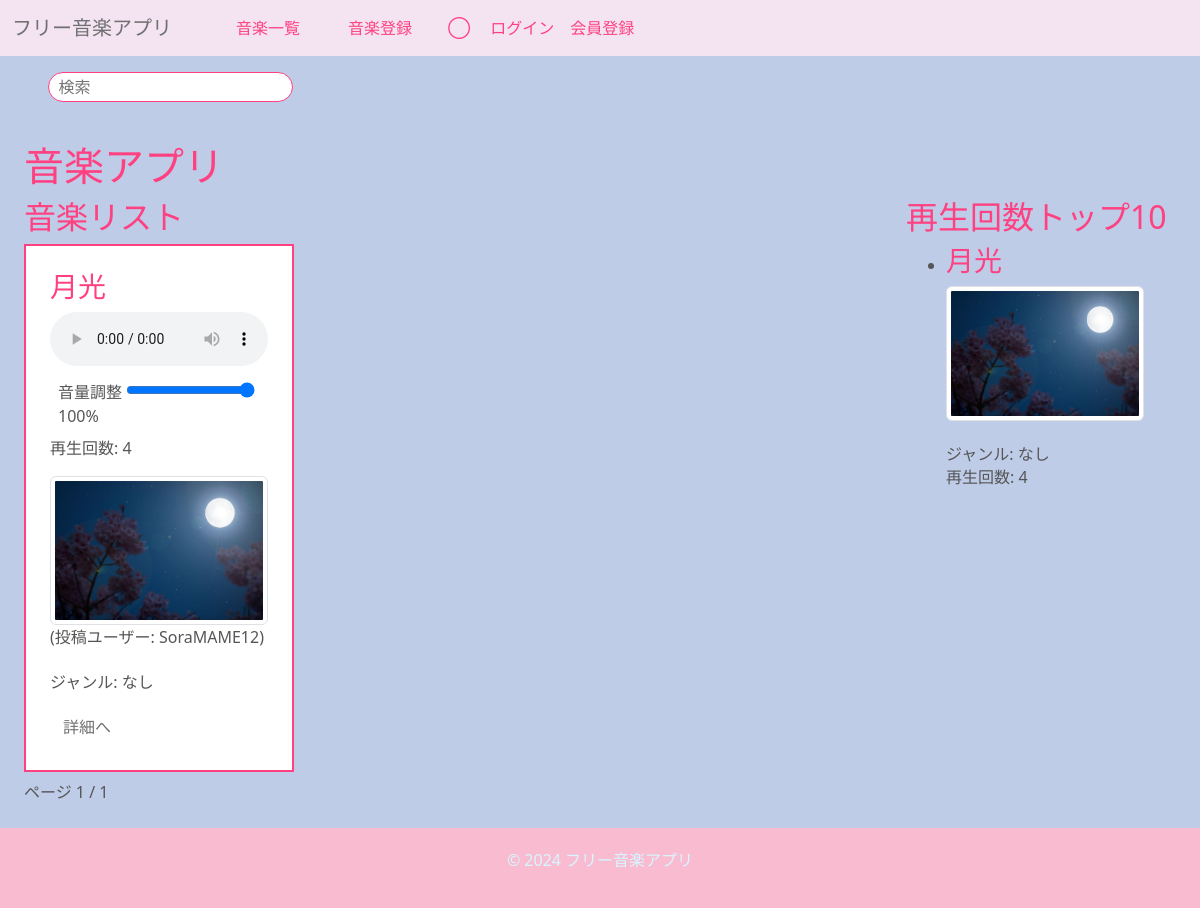
Before: /ongaku/ with the older database file.
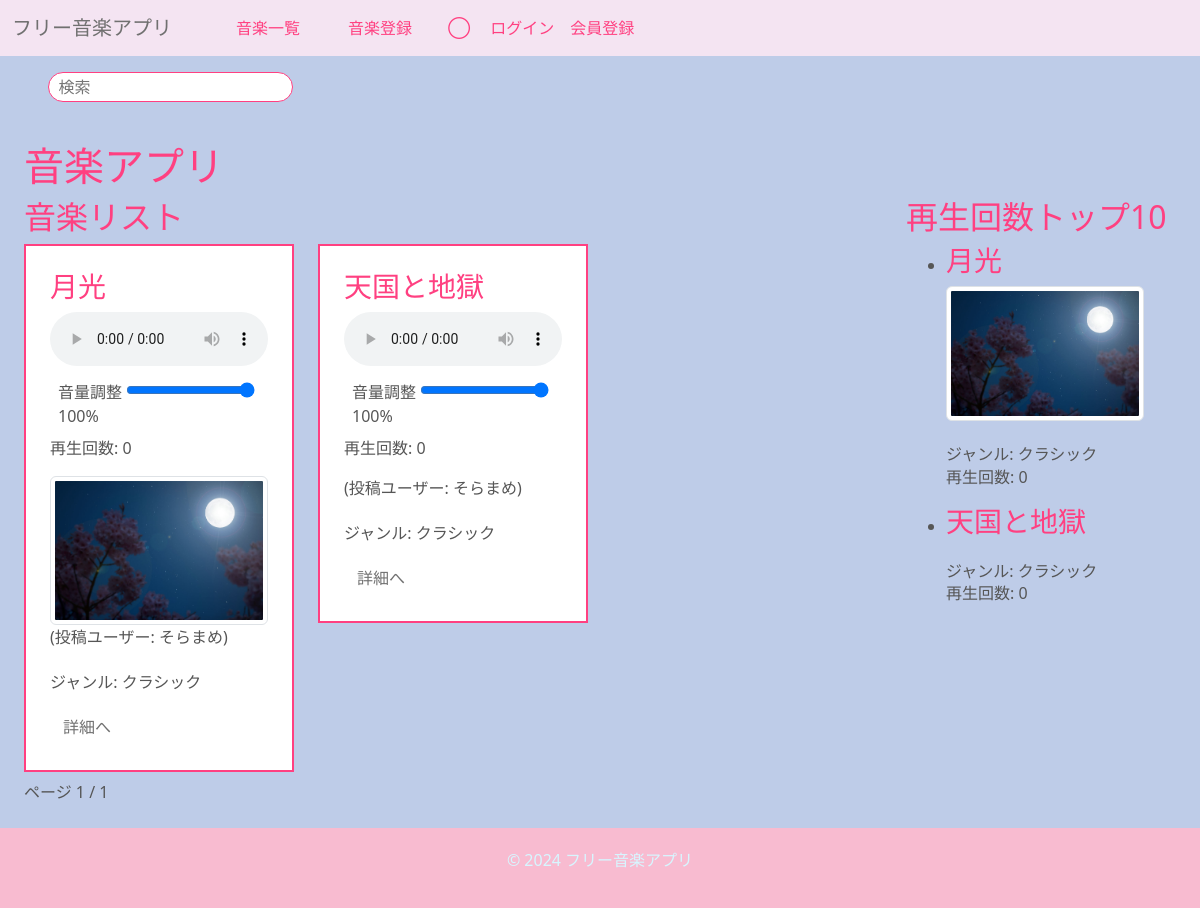
After: the same page with the newer database file.
### ongaku/models.py (models this page shows, shortened)
class Ongaku(models.Model):
    title = models.CharField(max_length=70)
    text = models.TextField(blank=True, default="")
    audio_file = models.FileField(upload_to='music/')
    thumbnail = models.ImageField(null=True, blank=True)
    category = models.ForeignKey(Category, on_delete=models.CASCADE, null=True, blank=True)  # ForeignKeyでCategoryを参照
    custom_category = models.CharField(
        max_length=100,
        blank=True,
        help_text="選択肢にない場合、自由に入力してください。"
    )
    user = models.ForeignKey(User, on_delete=models.CASCADE, related_name='songs')
    search_count = models.IntegerField(default=0)
    play_count = models.IntegerField(default=0)

class Category(models.Model):
    name = models.CharField(max_length=100, unique=True)

### ongaku/views.py (the view)
# urls.py: path('', views.index_view, name='index'),
def index_view(request):
    music_list = Ongaku.objects.all()
    object_list = Ongaku.objects.order_by('-id')
    recommended = Ongaku.objects.all().order_by('-play_count')[:10]
    ranking_list = Ongaku.objects.annotate(avg_rating=Avg('review__rate')).order_by('-avg_rating')
    paginator = Paginator(ranking_list, ITEM_PER_PAGE)
    page_number = request.GET.get('page', 1)
    page_obj = paginator.page(page_number)
    return render(
        request,
        'ongaku/index.html',
        {
            'music_list': music_list,
            'object_list': object_list,
            'recommended': recommended,
            'ranking_list': ranking_list,
            'page_obj': page_obj,
        },
    )

### ongaku/templates/ongaku/index.html (shortened to what this page needs)
{% extends 'base.html' %}
{% block h1 %}音楽アプリ{% endblock %}
{% block content %}
<div class="row">
    <div class="col-9">
        <h2>音楽リスト</h2>
        <div class="row">
            {% for item in page_obj %}
                <div class="col-md-4 col-sm-6">
                    <div class="border border_color p-4 mb-2" type="tokubetu">
                        <h3 class="song-title">{{ item.title }}</h3>
                        <audio id="audioPlayer{{ item.pk }}" controls style="width: 100%; max-width: 100%;">
                            {% if item.audio_file %}
                                <source src="{{ item.audio_file.url }}" type="audio/mpeg">
                            {% else %}
                                <p>音声ファイルがありません。</p>
                            {% endif %}
                        </audio>
                        <div class="p-2">
                            <label for="volumeControl{{ item.pk }}">音量調整</label>
                            <input type="range" id="volumeControl{{ item.pk }}" min="0" max="1" step="0.01" value="1" oninput="setVolume(this.value, {{ item.pk }})">
                            <span id="volumeValue{{ item.pk }}">100%</span>
                        </div>
                        <div>
                            <p id="playCount{{ item.pk }}">再生回数: {{ item.play_count }}</p>
                        </div>
                        {% if item.thumbnail %}
                            <img src="{{ item.thumbnail.url }}" class="img-thumbnail" style="width: 100%; height: auto;" />
                        {% endif %}
                        <span>(投稿ユーザー: {{ item.user.get_full_name|default:item.user.username }})</span>
                        <h6 class="card-title mt-4">ジャンル: {{ item.category.name|default:"なし" }}</h6>
                        <div class="mt-3">
                            <a href="{% url 'detail-ongaku' item.pk %}" class="btn">詳細へ</a>
                        </div>
                    </div>
                </div>
            {% endfor %}
        </div>
        <div class="pagination">
            <span class="current">
                ページ {{ page_obj.number }} / {{ page_obj.paginator.num_pages }}
            </span>
        </div>
    </div>
    <div class="col-3 misenai">
        <h2>再生回数トップ10</h2>
        {% if recommended %}
            <ul>
                {% for ongaku in recommended %}
                    <li>
                        <h3>{{ ongaku.title }}</h3>
                        {% if ongaku.thumbnail %}
                            <img src="{{ ongaku.thumbnail.url }}" class="img-thumbnail" style="width: 600px; height: auto;" />
                        {% endif %}
                        <h6 class="card-title mt-4">ジャンル: {{ ongaku.category.name|default:"なし" }}</h6>
                        <p>再生回数: {{ ongaku.play_count }}</p>
                    </li>
                {% endfor %}
            </ul>
        {% else %}
            <p>おすすめの音楽はありません。</p>
        {% endif %}
    </div>
</div>
{% endblock %}

### templates/base.html (shortened to what this page needs)
{% load static %}
<!doctype html>
<html lang="ja">
    <head>
        <link rel="stylesheet" href="https://cdn.jsdelivr.net/npm/bootstrap@5.3.0/dist/css/bootstrap.rtl.min.css">
        <link rel="stylesheet" type="text/css" href="{% static 'ongaku/css/style.css' %}">
        <link rel="stylesheet" href="{% static 'css/style.css' %}?v=1.0">
        <link rel="stylesheet" type="text/css" href="{% static 'css/style.css' %}">
    </head>
    <body id="body">
        <nav class="navbar navbar-expand-lg navbar-dark bg-success sticky-top">
            <div class="container-fluid">
                <a class="navbar-brand" style="margin: 0 auto;" href="#">フリー音楽アプリ</a>
                <div class="collapse navbar-collapse" id="navbarNav">
                    <ul class="navbar-nav">
                        <li class="nav-item">
                            <a class="nav-link mx-3" href="{% url 'list-ongaku' %}">音楽一覧</a>
                        </li>
                        <li class="nav-item">
                            <a class="nav-link mx-3" href="{% url 'create-ongaku' %}">音楽登録</a>
                        </li>
                        <li class="nav-item">
                            <button class="nav-link mx-1" onclick="toggleDarkMode()">◯</button>
                        </li>
                        {% if request.user.is_authenticated %}
                            <li class="nav-item">
                                <form method="post" action="{% url 'accounts:logout' %}">
                                    {% csrf_token %}
                                    <button class="nav-link" type="submit">ログアウト</button>
                                </form>
                            </li>
                        {% else %}
                            <li class="nav-item">
                                <a class="nav-link" href="{% url 'accounts:login' %}">ログイン</a>
                            </li>
                            <li class="nav-item">
                                <a class="nav-link" href="{% url 'accounts:signup' %}">会員登録</a>
                            </li>
                        {% endif %}
                    </ul>
                </div>
            </div>
        </nav>
        <div class="search-form">
            <form method="GET" action="{% url 'search' %}">
                <input type="text kensaku" name="query" placeholder="検索" aria-label="Search">
            </form>
        </div>
        <div class="p-4">
            <h1>{% block h1 %}{% endblock %}</h1>
            {% block content %}{% endblock content %}
        </div>
        <footer>
            <p>&copy; 2024 フリー音楽アプリ</p>
        </footer>
    </body>
</html>

### ongaku/static/ongaku/css/style.css (style rules this page uses)
a { text-decoration: none; }

### templates/base.html (style rules this page uses)
body { background-color: #becce8; color: #565656; transition: background-color 0.5s, color 0.5s; }
.navbar { background-color: #f4e4f2 !important; }
button { background-color: #ff2583; color: #f4f4f4; border: none; padding: 10px 30px; border-radius: 5px; }
a { color: rgb(112, 112, 112) !important; }
h1, h2, h3, h4, .h5 { color: #ff4081; }
footer { background-color: #f8bbd0; padding: 20px 0; text-align: center; color: #d7f6ff; }
div[type="tokubetu"] { border-color: #ff4081; border: 2px solid #ff4081 !important; background-color: #ffff; }
.navbar-dark .navbar-nav .nav-link, .navbar-nav form input { color: #ff4081 !important; }
.search-form { display: flex; justify-content: center; width: 100%; max-width: 300px; margin-left: 20px; }
.search-form input { width: 100%; height: 30px; border-radius: 20px; border: 1px solid #ff4081; padding-left: 10px; }

Changed rows visible on the page:
changed Ongaku "月光": play_count "4" → "0"; user.get_full_name "SoraMAME12" → "そらまめ"; category.name "なし" → "クラシック"
added Ongaku: title "天国と地獄", play_count "0", user.get_full_name "そらまめ", category.name "クラシック"
